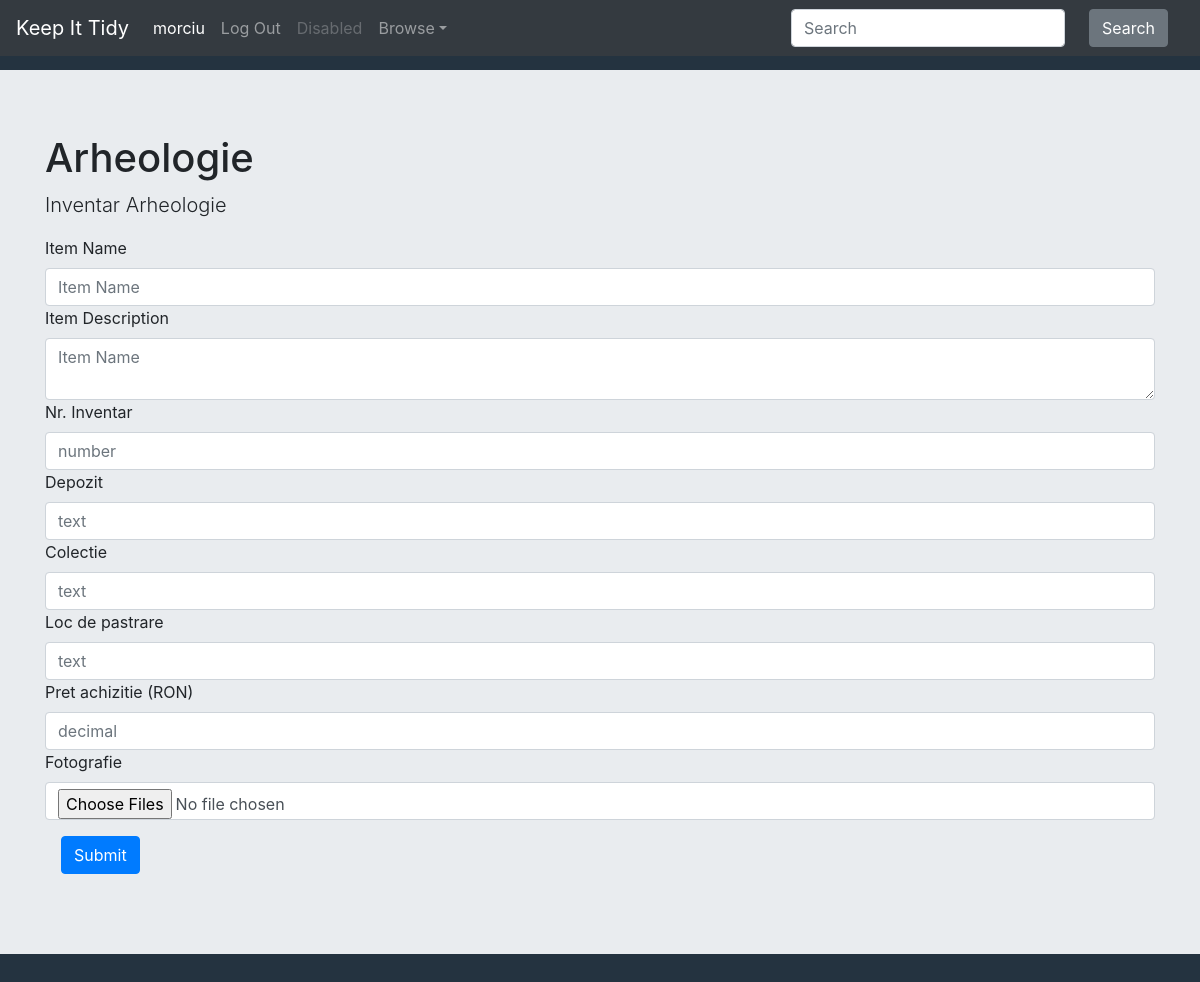
The page /add_item/26 (signed in) on the database its author committed.
### KeepItTidy/models.py (models this page shows, shortened)
class User(AbstractUser):
	pass

class Collection(models.Model):
	user = models.ForeignKey(User, on_delete=models.CASCADE, related_name="collection")
	name = models.CharField(max_length=200)
	description = models.CharField(max_length=200)

class FieldNameTypePair(models.Model):
	dictionary = models.ForeignKey(FieldDict, on_delete=models.CASCADE, related_name="name_type_pair")
	field_name = models.CharField(max_length=200)
	field_type = models.CharField(max_length=200)

### KeepItTidy/views.py (the view)
# urls.py: path("add_item/<int:collection_id>", views.add_item, name="add_item"),
@login_required
def add_item(request, collection_id):
	current_user = request.user
	collection = Collection.objects.get(id=collection_id)
	field_dict = FieldDict.objects.get(collection=collection)
	fields = FieldNameTypePair.objects.filter(dictionary=field_dict)
	if request.method == "POST":
		item_name = request.POST["itemName"]
		if request.POST["itemDescription"]:
			item = Item(name=item_name, description=request.POST["itemDescription"], user=current_user, collection=collection)
		else:
			item = Item(name=item_name, user=current_user, collection=collection)
		item.save()
		posts = request.POST.items()
		for key, value in posts:
			field_name = key.split(" / ")[0]
			field_type = key.split(" / ")[-1]
			if field_type == "text":
				field_obj = TextField(name=field_name, collection=collection, item=item, text=value)
				field_obj.save()
			elif field_type == "boolean":
				if value == "true":
					field_obj = BooleanField(name=field_name, collection=collection, item=item, boolean=True)
				elif value == "false":
					field_obj = BooleanField(name=field_name, collection=collection, item=item, boolean=False)
				field_obj.save()
			elif field_type == "date":
				field_obj = DateField(name=field_name, collection=collection, item=item, date=datetime.strptime(value, "%Y-%m-%d"))
				print(value)
				field_obj.save()
			elif field_type == "number":
				field_obj = NumberField(name=field_name, collection=collection, item=item, number=int(value))
				field_obj.save()
			elif field_type == "decimal":
				field_obj = DecimalField(name=field_name, collection=collection, item=item, decimal=float(value))
				field_obj.save()
			'''elif request.FILES[key]:
				print("This is an image fool!")
				print(request.FILES)
				#field_obj = ImageField(name=field_name, collection=collection, item=item, image=request.FILES[field_name])
				#field_obj.save()'''
		if len(request.FILES) > 0:
			print(request.FILES)
			for i in request.FILES:
				file_name = i.split(" / ")[0]
				file_type = i.split(" / ")[-1]
				for file in request.FILES.getlist(i):
					if file_type == "image":
						image = file
						print(file)
						field_obj = ImageField(name=file_name, collection=collection, item=item, image=image)
						field_obj.save()
		return render(request, 'keepittidy/add_item.html', {
			"user": current_user,
			"collection": collection,
			"fields": fields
			})
	else:
		return render(request, 'keepittidy/add_item.html', {
			"user": current_user,
			"collection": collection,
			"fields": fields
			})

### KeepItTidy/templates/keepittidy/add_item.html (shortened to what this page needs)
{% extends "keepittidy/layout.html" %}
{% load static %}
{% block body %}
<div id="collection" class="jumbotron jumbotron-fluid">
	<div class="container">
		<h1 class="display-5">{{ collection.name }}</h1>
		<p class="lead">{{ collection.description }}</p>
	</div>
	<div class="container">
		<form action="{% url 'add_item' collection.id %}" method="post" enctype="multipart/form-data">
			<label for=itemName>Item Name</label>
			<input type="text" class="form-control itemName" name="itemName" placeholder="Item Name" required="">
			<label for=itemDescription>Item Description</label>
			<textarea class="form-control itemDescription" name="itemDescription" placeholder="Item Name"></textarea>
			{% for field in fields %}
	        <label for="{{field.field_name}}">{{field.field_name}}</label>
	        {% if field.field_type == "text" %}
	        	<input type="text" class="form-control {{field.field_type}}" name="{{field.field_name}} / {{field.field_type}}" placeholder={{field.field_type}}>
	        {% elif field.field_type == "date" %}
	        	<input type="date" class="form-control {{field.field_type}}" name="{{field.field_name}} / {{field.field_type}}" placeholder={{field.field_type}} required="">
	        {% elif field.field_type == "number" %}
	        	<input type="number" step="any" class="form-control {{field.field_type}}" name="{{field.field_name}} / {{field.field_type}}" placeholder={{field.field_type}}>
	        {% elif field.field_type == "decimal" %}
	        	<input type="number" step=".01" class="form-control {{field.field_type}}" name="{{field.field_name}} / {{field.field_type}}" placeholder={{field.field_type}}>
	        {% elif field.field_type == "image" %}
	        	<input type="file", class="form-control {{field.field_type}}" name="{{field.field_name}} / {{field.field_type}}" multiple>
	        {% endif %}
		    {% endfor %}
		    <button type="submit" class="btn btn-primary">Submit</button>
		</form>
	</div>
</div>
{% endblock %}

### KeepItTidy/templates/keepittidy/layout.html (shortened to what this page needs)
{% load static %}
<!DOCTYPE html>
<html lang="en">
	<head>
		<link rel="stylesheet" href="https://cdn.jsdelivr.net/npm/bootstrap@4.6.0/dist/css/bootstrap.min.css">
		<link href="{% static 'KeepItTidy/styles.css' %}" rel="stylesheet">
	</head>
	<body>
		<nav class="navbar navbar-expand-md navbar-dark bg-dark fixed-top">
		  <a class="navbar-brand" href="#">Keep It Tidy</a>
		  {% if user.is_authenticated %}
		  <div class="navbar-collapse collapse" id="navbarsExampleDefault" style="">
		    <ul class="navbar-nav mr-auto">
		      <li class="nav-item active">
		        <a class="nav-link" href="{% url 'index' %}">{{user.username}}<span class="sr-only">(current)</span></a>
		      </li>
		      <li class="nav-item">
		        <a class="nav-link" href="{% url 'logout' %}">Log Out</a>
		      </li>
		      <li class="nav-item">
		        <a class="nav-link disabled" href="#" tabindex="-1" aria-disabled="true">Disabled</a>
		      </li>
		      <li class="nav-item dropdown" id="dropdown01">
		        <a class="nav-link dropdown-toggle" href="#" data-toggle="dropdown" aria-haspopup="true" aria-expanded="false">Browse</a>
		      </li>
		    </ul>
		    <form class="form-inline my-2 my-lg-0">
		      <input class="form-control mr-sm-2" type="text" placeholder="Search" aria-label="Search" name="search_text">
		      <button class="btn btn-secondary my-2 my-sm-0" id="search" type="submit">Search</button>
		    </form>
		  </div>
		  {% endif %}
		</nav>
	{% block body %}
	{% endblock %}
	</body>
</html>

### KeepItTidy/static/KeepItTidy/styles.css (style rules this page uses)
body { background-color: #243340; padding-top: 70px; }
.btn { margin: 1em; }

### rows shown on the page
User: username "morciu"
Collection: name "Arheologie", description "Inventar Arheologie"
FieldNameTypePair: field_name "Nr. Inventar", field_type "number"
FieldNameTypePair: field_name "Depozit", field_type "text"
FieldNameTypePair: field_name "Colectie", field_type "text"
FieldNameTypePair: field_name "Loc de pastrare", field_type "text"
FieldNameTypePair: field_name "Pret achizitie (RON)", field_type "decimal"
FieldNameTypePair: field_name "Fotografie"
